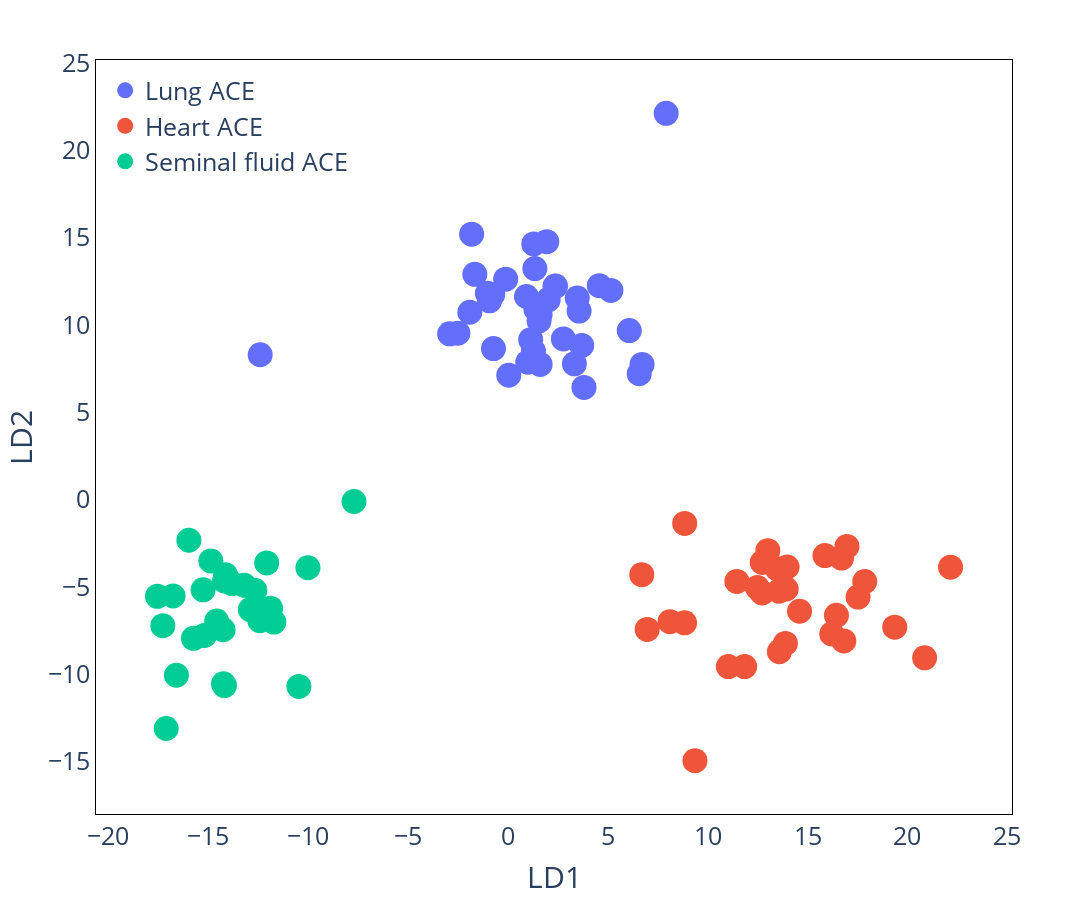

Notebook source saved alongside this figure:
### Markdown cell above
### Testing quality

### Code cell
y_pred = lda.predict(X_test)
classification_rep(y_test,y_pred)
plot_2d_lda_space(lda,X_test,y_test)
# plot_confusion_matrix(y_test, y_pred)

### Figure 1 — Plotly figure (JSON) as saved in the notebook; plotly's stock layout.template omitted (floating-point values rounded to 4 significant figures)
{"data": [{"hovertemplate": "=Lung ACE<br>LD1=%{x}<br>LD2=%{y}<extra></extra>", "legendgroup": "Lung ACE", "marker": {"color": "#636efa", "size": 25, "symbol": "circle"}, "mode": "markers", "name": "Lung ACE", "orientation": "v", "showlegend": true, "type": "scatter", "x": [6.078, 3.814, -0.1042, 1.951, 6.576, 3.476, 1.409, -1.649, 0.04921, -1.898, -0.751, 1.002, -0.7143, 4.579, 3.569, -1.018, 7.926, 2.389, -1.808, 5.161, 1.147, -2.496, 1.617, 2.022, -2.908, 3.699, 0.9363, 1.354, 2.361, 1.565, 1.618, 1.285, 3.334, -12.39, -0.9125, 1.301, 6.718, 2.783], "xaxis": "x", "y": [9.681, 6.428, 12.63, 14.77, 7.209, 11.54, 10.9, 12.9, 7.123, 10.73, 11.75, 7.875, 8.652, 12.26, 10.8, 11.82, 22.13, 12.23, 15.21, 11.98, 9.162, 9.536, 10.6, 11.44, 9.496, 8.833, 11.63, 13.23, 12.22, 10.24, 7.745, 8.508, 7.778, 8.298, 11.39, 14.64, 7.742, 9.204], "yaxis": "y"}, {"hovertemplate": "=Heart ACE<br>LD1=%{x}<br>LD2=%{y}<extra></extra>", "legendgroup": "Heart ACE", "marker": {"color": "#EF553B", "size": 25, "symbol": "circle"}, "mode": "markers", "name": "Heart ACE", "orientation": "v", "showlegend": true, "type": "scatter", "x": [17.86, 16.7, 8.847, 16.97, 12.49, 20.86, 16.44, 14.6, 8.852, 13.57, 9.366, 11.46, 12.73, 6.975, 8.118, 11.04, 13.01, 13.93, 13.49, 11.85, 16.82, 15.87, 22.16, 6.705, 17.53, 12.73, 13.59, 19.36, 16.21, 13.98, 13.89], "xaxis": "x", "y": [-4.694, -3.351, -7.059, -2.679, -5.041, -9.064, -6.628, -6.394, -1.366, -5.246, -14.95, -4.687, -5.347, -7.435, -6.991, -9.565, -2.927, -5.12, -3.97, -9.563, -8.096, -3.206, -3.872, -4.301, -5.585, -3.599, -8.714, -7.306, -7.691, -3.859, -8.236], "yaxis": "y"}, {"hovertemplate": "=Seminal fluid ACE<br>LD1=%{x}<br>LD2=%{y}<extra></extra>", "legendgroup": "Seminal fluid ACE", "marker": {"color": "#00cc96", "size": 25, "symbol": "circle"}, "mode": "markers", "name": "Seminal fluid ACE", "orientation": "v", "showlegend": true, "type": "scatter", "x": [-11.7, -15.95, -16.58, -15.17, -16.75, -14.86, -17.53, -15.24, -13.19, -17.26, -14.56, -9.998, -10.45, -11.87, -14.12, -13.79, -15.73, -12.4, -7.695, -14.23, -12.66, -12.06, -17.09, -14.17, -12.88, -14.17, -14.24], "xaxis": "x", "y": [-7.013, -2.329, -10.06, -7.778, -5.516, -3.511, -5.538, -5.17, -4.905, -7.223, -6.96, -3.9, -10.7, -6.218, -4.303, -4.811, -7.948, -6.938, -0.1085, -10.55, -5.197, -3.627, -13.11, -4.663, -6.297, -10.65, -7.453], "yaxis": "y"}], "layout": {"font": {"size": 25}, "height": 900, "legend": {"title": {"text": ""}, "tracegroupgap": 0, "x": 0.01, "xanchor": "left", "y": 0.99, "yanchor": "top"}, "margin": {"t": 60}, "plot_bgcolor": "rgba(255,255,255,255)", "width": 1200, "xaxis": {"anchor": "y", "domain": [0, 1], "linecolor": "black", "linewidth": 1, "mirror": true, "showline": true, "title": {"text": "LD1"}}, "yaxis": {"anchor": "x", "domain": [0, 1], "linecolor": "black", "linewidth": 1, "mirror": true, "showline": true, "title": {"text": "LD2"}}}}
